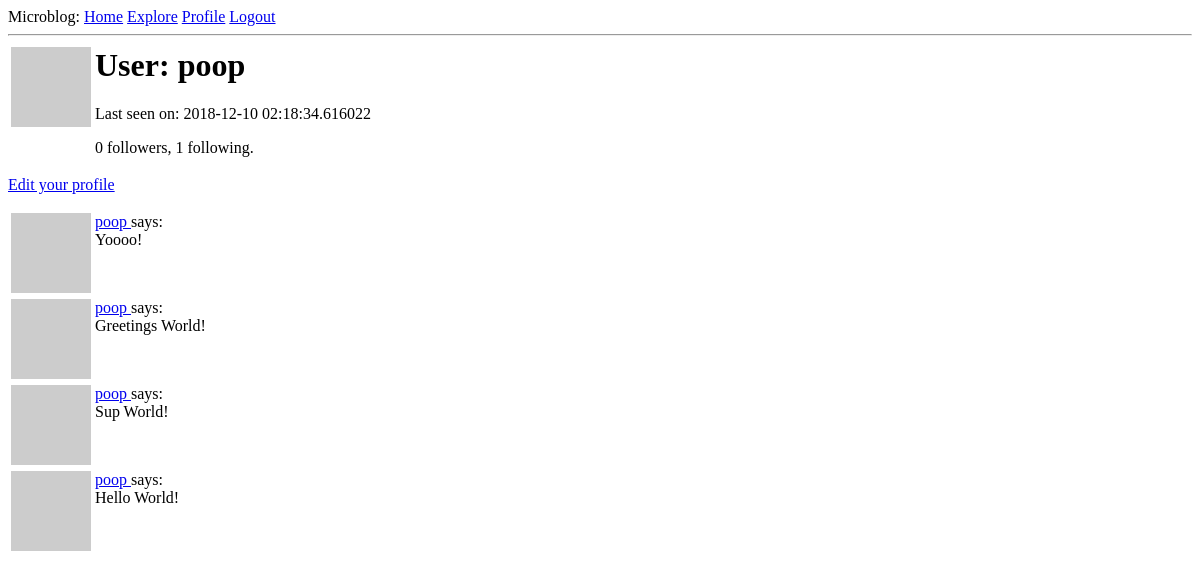
Before: /user/poop (signed in) with the older database file.
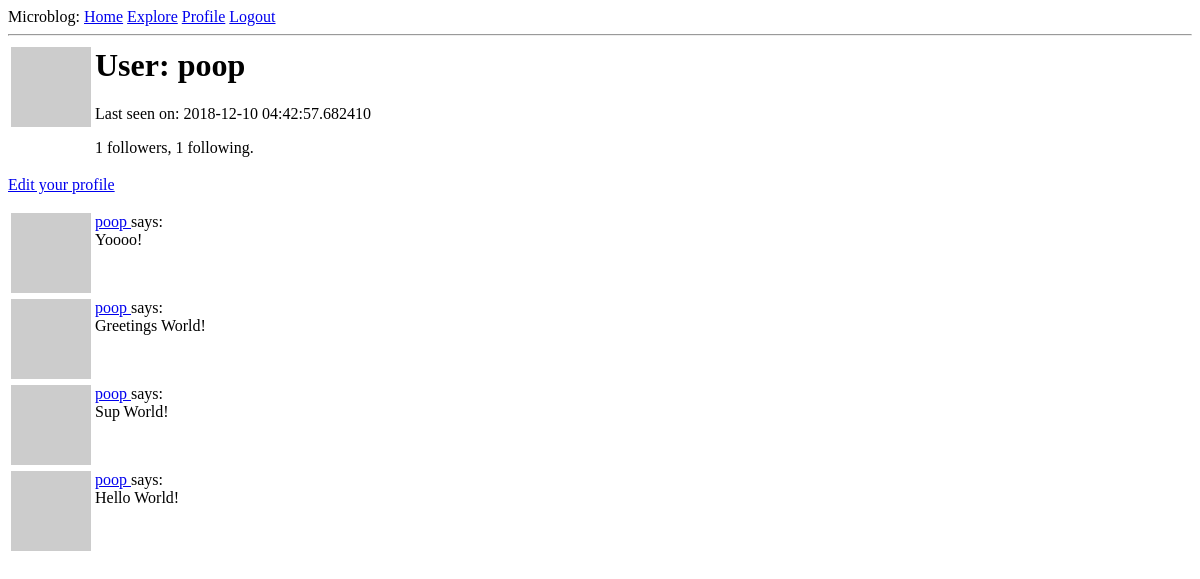
After: the same page with the newer database file.
### app/models.py (models this page shows, shortened)
class User(UserMixin, db.Model):
    id = db.Column(db.Integer, primary_key = True)
    username = db.Column(db.String(64), index = True, unique = True)
    email = db.Column(db.String(120), index = True, unique = True)
    password_hash = db.Column(db.String(128))
    posts = db.relationship('Post', backref='author',lazy='dynamic')
    about_me = db.Column(db.String(140))
    last_seen = db.Column(db.DateTime, default=datetime.utcnow)
    followed = db.relationship(
        'User', secondary=followers,
        primaryjoin=(followers.c.follower_id == id),
        secondaryjoin = (followers.c.followed_id == id),
        backref=db.backref('followers',lazy = 'dynamic'), lazy='dynamic')
    def avatar(self, size):
        digest = md5(self.email.lower().encode('utf-8')).hexdigest()
        return 'https://www.gravatar.com/avatar/{}?d=identicon&s={}'.format(digest,size)

### app/routes.py (the view)
@app.route('/user/<username>')
@login_required
def user(username):
    user = User.query.filter_by(username=username).first_or_404()
    page = request.args.get('page',1,type=int)
    posts = user.posts.order_by(Post.timestamp.desc()).paginate(page, app.config['POSTS_PER_PAGE'], False)
    next_url = url_for('user',username=user.username, post=posts.next_num) if posts.has_next else None
    prev_url = url_for('user',username=user.username, post=posts.prev_num) if posts.has_prev else None
    return render_template('user.html', user = user, posts=posts.items, next_url = next_url, prev_url = prev_url)

### app/models.py (called while the page is built)
@login.user_loader
def load_user(id):
    return User.query.get(int(id))

### app/routes.py (called while the page is built)
@app.before_request
def before_request():
    if current_user.is_authenticated:
        current_user.last_seen = datetime.utcnow()
        db.session.commit()

### app/templates/user.html (shortened to what this page needs)
{% extends "base.html" %}
{% block content %}
  <table>
    <tr valign="top">
      <td><img src="{{ user.avatar(128) }}"></td>
      <td>
        <h1>User: {{ user.username }}</h1>
        {% if user.last_seen %}<p>Last seen on: {{ user.last_seen }}</p>{% endif %}
        <p>{{ user.followers.count() }} followers, {{ user.followed.count() }} following.</p>
      </td>
    </tr>
  </table>
  {% if user == current_user %}
  <p><a href="{{url_for('edit_profile')}}">Edit your profile</a></p>
  {% elif not current_user.is_following(user) %}
  <p><a href="{{ url_for('follow', username=user.username) }}">Follow</a></p>
  {% else %}
  <p><a href="{{ url_for('unfollow', username=user.username )}}">Unfollow</a></p>
  {% endif %}
  {% for post in posts %}
    {% include '_post.html' %}
  {% endfor %}
{% endblock %}

Changed rows visible on the page:
changed User "poop": last_seen "2018-12-10 02:18:34.616022" → "2018-12-10 04:42:57.682410"
Other visible differences:
{{ user.followers.count() }}: "0" → "1"
